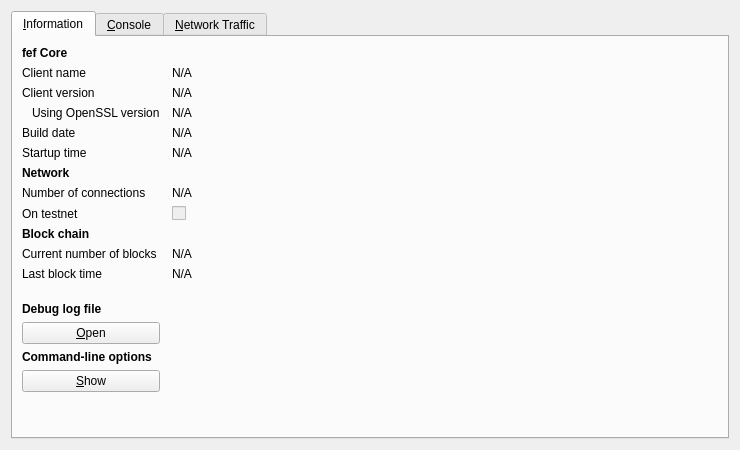
<?xml version="1.0" encoding="UTF-8"?>
<ui version="4.0">
 <class>RPCConsole</class>
 <widget class="QDialog" name="RPCConsole">
  <property name="geometry">
   <rect>
    <x>0</x>
    <y>0</y>
    <width>740</width>
    <height>450</height>
   </rect>
  </property>
  <property name="windowTitle">
   <string>fef - Debug window</string>
  </property>
  <layout class="QVBoxLayout" name="verticalLayout_2">
   <item>
    <widget class="QTabWidget" name="tabWidget">
     <property name="currentIndex">
      <number>0</number>
     </property>
     <widget class="QWidget" name="tab_info">
      <attribute name="title">
       <string>&amp;Information</string>
      </attribute>
      <layout class="QGridLayout" name="gridLayout" columnstretch="0,1">
       <property name="horizontalSpacing">
        <number>12</number>
       </property>
       <item row="0" column="0">
        <widget class="QLabel" name="label_9">
         <property name="font">
          <font>
           <weight>75</weight>
           <bold>true</bold>
          </font>
         </property>
         <property name="text">
          <string>fef Core</string>
         </property>
        </widget>
       </item>
       <item row="1" column="0">
        <widget class="QLabel" name="label_5">
         <property name="text">
          <string>Client name</string>
         </property>
        </widget>
       </item>
       <item row="1" column="1">
        <widget class="QLabel" name="clientName">
         <property name="cursor">
          <cursorShape>IBeamCursor</cursorShape>
         </property>
         <property name="text">
          <string>N/A</string>
         </property>
         <property name="textFormat">
          <enum>Qt::PlainText</enum>
         </property>
         <property name="textInteractionFlags">
          <set>Qt::LinksAccessibleByMouse|Qt::TextSelectableByKeyboard|Qt::TextSelectableByMouse</set>
         </property>
        </widget>
       </item>
       <item row="2" column="0">
        <widget class="QLabel" name="label_6">
         <property name="text">
          <string>Client version</string>
         </property>
        </widget>
       </item>
       <item row="2" column="1">
        <widget class="QLabel" name="clientVersion">
         <property name="cursor">
          <cursorShape>IBeamCursor</cursorShape>
         </property>
         <property name="text">
          <string>N/A</string>
         </property>
         <property name="textFormat">
          <enum>Qt::PlainText</enum>
         </property>
         <property name="textInteractionFlags">
          <set>Qt::LinksAccessibleByMouse|Qt::TextSelectableByKeyboard|Qt::TextSelectableByMouse</set>
         </property>
        </widget>
       </item>
       <item row="3" column="0">
        <widget class="QLabel" name="label_14">
         <property name="text">
          <string>Using OpenSSL version</string>
         </property>
         <property name="indent">
          <number>10</number>
         </property>
        </widget>
       </item>
       <item row="3" column="1">
        <widget class="QLabel" name="openSSLVersion">
         <property name="cursor">
          <cursorShape>IBeamCursor</cursorShape>
         </property>
         <property name="text">
          <string>N/A</string>
         </property>
         <property name="textFormat">
          <enum>Qt::PlainText</enum>
         </property>
         <property name="textInteractionFlags">
          <set>Qt::LinksAccessibleByMouse|Qt::TextSelectableByKeyboard|Qt::TextSelectableByMouse</set>
         </property>
        </widget>
       </item>
       <item row="4" column="0">
        <widget class="QLabel" name="label_12">
         <property name="text">
          <string>Build date</string>
         </property>
        </widget>
       </item>
       <item row="4" column="1">
        <widget class="QLabel" name="buildDate">
         <property name="cursor">
          <cursorShape>IBeamCursor</cursorShape>
         </property>
         <property name="text">
          <string>N/A</string>
         </property>
         <property name="textFormat">
          <enum>Qt::PlainText</enum>
         </property>
         <property name="textInteractionFlags">
          <set>Qt::LinksAccessibleByMouse|Qt::TextSelectableByKeyboard|Qt::TextSelectableByMouse</set>
         </property>
        </widget>
       </item>
       <item row="5" column="0">
        <widget class="QLabel" name="label_13">
         <property name="text">
          <string>Startup time</string>
         </property>
        </widget>
       </item>
       <item row="5" column="1">
        <widget class="QLabel" name="startupTime">
         <property name="cursor">
          <cursorShape>IBeamCursor</cursorShape>
         </property>
         <property name="text">
          <string>N/A</string>
         </property>
         <property name="textFormat">
          <enum>Qt::PlainText</enum>
         </property>
         <property name="textInteractionFlags">
          <set>Qt::LinksAccessibleByMouse|Qt::TextSelectableByKeyboard|Qt::TextSelectableByMouse</set>
         </property>
        </widget>
       </item>
       <item row="6" column="0">
        <widget class="QLabel" name="label_11">
         <property name="font">
          <font>
           <weight>75</weight>
           <bold>true</bold>
          </font>
         </property>
         <property name="text">
          <string>Network</string>
         </property>
        </widget>
       </item>
       <item row="7" column="0">
        <widget class="QLabel" name="label_7">
         <property name="text">
          <string>Number of connections</string>
         </property>
        </widget>
       </item>
       <item row="7" column="1">
        <widget class="QLabel" name="numberOfConnections">
         <property name="cursor">
          <cursorShape>IBeamCursor</cursorShape>
         </property>
         <property name="text">
          <string>N/A</string>
         </property>
         <property name="textFormat">
          <enum>Qt::PlainText</enum>
         </property>
         <property name="textInteractionFlags">
          <set>Qt::LinksAccessibleByMouse|Qt::TextSelectableByKeyboard|Qt::TextSelectableByMouse</set>
         </property>
        </widget>
       </item>
       <item row="8" column="0">
        <widget class="QLabel" name="label_8">
         <property name="text">
          <string>On testnet</string>
         </property>
        </widget>
       </item>
       <item row="8" column="1">
        <widget class="QCheckBox" name="isTestNet">
         <property name="enabled">
          <bool>false</bool>
         </property>
         <property name="text">
          <string/>
         </property>
        </widget>
       </item>
       <item row="9" column="0">
        <widget class="QLabel" name="label_10">
         <property name="font">
          <font>
           <weight>75</weight>
           <bold>true</bold>
          </font>
         </property>
         <property name="text">
          <string>Block chain</string>
         </property>
        </widget>
       </item>
       <item row="10" column="0">
        <widget class="QLabel" name="label_3">
         <property name="text">
          <string>Current number of blocks</string>
         </property>
        </widget>
       </item>
       <item row="10" column="1">
        <widget class="QLabel" name="numberOfBlocks">
         <property name="cursor">
          <cursorShape>IBeamCursor</cursorShape>
         </property>
         <property name="text">
          <string>N/A</string>
         </property>
         <property name="textFormat">
          <enum>Qt::PlainText</enum>
         </property>
         <property name="textInteractionFlags">
          <set>Qt::LinksAccessibleByMouse|Qt::TextSelectableByKeyboard|Qt::TextSelectableByMouse</set>
         </property>
        </widget>
       </item>
       <item row="11" column="0">
        <widget class="QLabel" name="label_2">
         <property name="text">
          <string>Last block time</string>
         </property>
        </widget>
       </item>
       <item row="11" column="1">
        <widget class="QLabel" name="lastBlockTime">
         <property name="cursor">
          <cursorShape>IBeamCursor</cursorShape>
         </property>
         <property name="text">
          <string>N/A</string>
         </property>
         <property name="textFormat">
          <enum>Qt::PlainText</enum>
         </property>
         <property name="textInteractionFlags">
          <set>Qt::LinksAccessibleByMouse|Qt::TextSelectableByKeyboard|Qt::TextSelectableByMouse</set>
         </property>
        </widget>
       </item>
       <item row="12" column="0">
        <spacer name="verticalSpacer_2">
         <property name="orientation">
          <enum>Qt::Vertical</enum>
         </property>
         <property name="sizeHint" stdset="0">
          <size>
           <width>20</width>
           <height>20</height>
          </size>
         </property>
        </spacer>
       </item>
       <item row="13" column="0">
        <widget class="QLabel" name="labelDebugLogfile">
         <property name="font">
          <font>
           <weight>75</weight>
           <bold>true</bold>
          </font>
         </property>
         <property name="text">
          <string>Debug log file</string>
         </property>
        </widget>
       </item>
       <item row="14" column="0">
        <widget class="QPushButton" name="openDebugLogfileButton">
         <property name="toolTip">
          <string>Open the fef debug log file from the current data directory. This can take a few seconds for large log files.</string>
         </property>
         <property name="text">
          <string>&amp;Open</string>
         </property>
         <property name="autoDefault">
          <bool>false</bool>
         </property>
        </widget>
       </item>
       <item row="15" column="0">
        <widget class="QLabel" name="labelCLOptions">
         <property name="font">
          <font>
           <weight>75</weight>
           <bold>true</bold>
          </font>
         </property>
         <property name="text">
          <string>Command-line options</string>
         </property>
        </widget>
       </item>
       <item row="16" column="0">
        <widget class="QPushButton" name="showCLOptionsButton">
         <property name="toolTip">
          <string>Show the fef help message to get a list with possible fef command-line options.</string>
         </property>
         <property name="text">
          <string>&amp;Show</string>
         </property>
         <property name="autoDefault">
          <bool>false</bool>
         </property>
        </widget>
       </item>
       <item row="17" column="0">
        <spacer name="verticalSpacer">
         <property name="orientation">
          <enum>Qt::Vertical</enum>
         </property>
         <property name="sizeHint" stdset="0">
          <size>
           <width>20</width>
           <height>40</height>
          </size>
         </property>
        </spacer>
       </item>
      </layout>
     </widget>
     <widget class="QWidget" name="tab_console">
      <attribute name="title">
       <string>&amp;Console</string>
      </attribute>
      <layout class="QVBoxLayout" name="verticalLayout_3">
       <property name="spacing">
        <number>3</number>
       </property>
       <item>
        <widget class="QTextEdit" name="messagesWidget">
         <property name="minimumSize">
          <size>
           <width>0</width>
           <height>100</height>
          </size>
         </property>
         <property name="readOnly">
          <bool>true</bool>
         </property>
         <property name="tabKeyNavigation" stdset="0">
          <bool>false</bool>
         </property>
         <property name="columnCount" stdset="0">
          <number>2</number>
         </property>
        </widget>
       </item>
       <item>
        <layout class="QHBoxLayout" name="horizontalLayout">
         <property name="spacing">
          <number>3</number>
         </property>
         <item>
          <widget class="QLabel" name="label">
           <property name="text">
            <string notr="true">&gt;</string>
           </property>
          </widget>
         </item>
         <item>
          <widget class="QLineEdit" name="lineEdit"/>
         </item>
         <item>
          <widget class="QPushButton" name="clearButton">
           <property name="maximumSize">
            <size>
             <width>24</width>
             <height>24</height>
            </size>
           </property>
           <property name="toolTip">
            <string>Clear console</string>
           </property>
           <property name="text">
            <string/>
           </property>
           <property name="icon">
            <iconset resource="../bitcoin.qrc">
             <normaloff>:/icons/remove</normaloff>:/icons/remove</iconset>
           </property>
           <property name="shortcut">
            <string notr="true">Ctrl+L</string>
           </property>
           <property name="autoDefault">
            <bool>false</bool>
           </property>
          </widget>
         </item>
        </layout>
       </item>
      </layout>
     </widget>
     <widget class="QWidget" name="tab">
      <attribute name="title">
       <string>&amp;Network Traffic</string>
      </attribute>
      <layout class="QHBoxLayout" name="horizontalLayout_3">
       <item>
        <layout class="QVBoxLayout" name="verticalLayout_4">
         <item>
          <widget class="TrafficGraphWidget" name="trafficGraph" native="true">
           <property name="sizePolicy">
            <sizepolicy hsizetype="Expanding" vsizetype="Expanding">
             <horstretch>0</horstretch>
             <verstretch>0</verstretch>
            </sizepolicy>
           </property>
          </widget>
         </item>
         <item>
          <layout class="QHBoxLayout" name="horizontalLayout_2">
           <item>
            <widget class="QSlider" name="sldGraphRange">
             <property name="minimum">
              <number>1</number>
             </property>
             <property name="maximum">
              <number>288</number>
             </property>
             <property name="pageStep">
              <number>12</number>
             </property>
             <property name="value">
              <number>6</number>
             </property>
             <property name="orientation">
              <enum>Qt::Horizontal</enum>
             </property>
            </widget>
           </item>
           <item>
            <widget class="QLabel" name="lblGraphRange">
             <property name="minimumSize">
              <size>
               <width>100</width>
               <height>0</height>
              </size>
             </property>
             <property name="alignment">
              <set>Qt::AlignCenter</set>
             </property>
            </widget>
           </item>
           <item>
            <widget class="QPushButton" name="btnClearTrafficGraph">
             <property name="text">
              <string>&amp;Clear</string>
             </property>
            </widget>
           </item>
          </layout>
         </item>
        </layout>
       </item>
       <item>
        <layout class="QVBoxLayout" name="verticalLayout">
         <item>
          <widget class="QGroupBox" name="groupBox">
           <property name="title">
            <string>Totals</string>
           </property>
           <layout class="QVBoxLayout" name="verticalLayout_5">
            <item>
             <layout class="QHBoxLayout" name="horizontalLayout_4">
              <item>
               <widget class="Line" name="line">
                <property name="sizePolicy">
                 <sizepolicy hsizetype="Fixed" vsizetype="Fixed">
                  <horstretch>0</horstretch>
                  <verstretch>0</verstretch>
                 </sizepolicy>
                </property>
                <property name="minimumSize">
                 <size>
                  <width>10</width>
                  <height>0</height>
                 </size>
                </property>
                <property name="palette">
                 <palette>
                  <active>
                   <colorrole role="Light">
                    <brush brushstyle="SolidPattern">
                     <color alpha="255">
                      <red>0</red>
                      <green>255</green>
                      <blue>0</blue>
                     </color>
                    </brush>
                   </colorrole>
                  </active>
                  <inactive>
                   <colorrole role="Light">
                    <brush brushstyle="SolidPattern">
                     <color alpha="255">
                      <red>0</red>
                      <green>255</green>
                      <blue>0</blue>
                     </color>
                    </brush>
                   </colorrole>
                  </inactive>
                  <disabled>
                   <colorrole role="Light">
                    <brush brushstyle="SolidPattern">
                     <color alpha="255">
                      <red>0</red>
                      <green>255</green>
                      <blue>0</blue>
                     </color>
                    </brush>
                   </colorrole>
                  </disabled>
                 </palette>
                </property>
                <property name="orientation">
                 <enum>Qt::Horizontal</enum>
                </property>
               </widget>
              </item>
              <item>
               <widget class="QLabel" name="label_16">
                <property name="text">
                 <string>In:</string>
                </property>
               </widget>
              </item>
              <item>
               <widget class="QLabel" name="lblBytesIn">
                <property name="minimumSize">
                 <size>
                  <width>50</width>
                  <height>0</height>
                 </size>
                </property>
                <property name="alignment">
                 <set>Qt::AlignRight|Qt::AlignTrailing|Qt::AlignVCenter</set>
                </property>
               </widget>
              </item>
             </layout>
            </item>
            <item>
             <layout class="QHBoxLayout" name="horizontalLayout_5">
              <item>
               <widget class="Line" name="line_2">
                <property name="sizePolicy">
                 <sizepolicy hsizetype="Fixed" vsizetype="Fixed">
                  <horstretch>0</horstretch>
                  <verstretch>0</verstretch>
                 </sizepolicy>
                </property>
                <property name="minimumSize">
                 <size>
                  <width>10</width>
                  <height>0</height>
                 </size>
                </property>
                <property name="palette">
                 <palette>
                  <active>
                   <colorrole role="Light">
                    <brush brushstyle="SolidPattern">
                     <color alpha="255">
                      <red>255</red>
                      <green>0</green>
                      <blue>0</blue>
                     </color>
                    </brush>
                   </colorrole>
                  </active>
                  <inactive>
                   <colorrole role="Light">
                    <brush brushstyle="SolidPattern">
                     <color alpha="255">
                      <red>255</red>
                      <green>0</green>
                      <blue>0</blue>
                     </color>
                    </brush>
                   </colorrole>
                  </inactive>
                  <disabled>
                   <colorrole role="Light">
                    <brush brushstyle="SolidPattern">
                     <color alpha="255">
                      <red>255</red>
                      <green>0</green>
                      <blue>0</blue>
                     </color>
                    </brush>
                   </colorrole>
                  </disabled>
                 </palette>
                </property>
                <property name="orientation">
                 <enum>Qt::Horizontal</enum>
                </property>
               </widget>
              </item>
              <item>
               <widget class="QLabel" name="label_17">
                <property name="text">
                 <string>Out:</string>
                </property>
               </widget>
              </item>
              <item>
               <widget class="QLabel" name="lblBytesOut">
                <property name="minimumSize">
                 <size>
                  <width>50</width>
                  <height>0</height>
                 </size>
                </property>
                <property name="alignment">
                 <set>Qt::AlignRight|Qt::AlignTrailing|Qt::AlignVCenter</set>
                </property>
               </widget>
              </item>
             </layout>
            </item>
            <item>
             <spacer name="verticalSpacer_4">
              <property name="orientation">
               <enum>Qt::Vertical</enum>
              </property>
              <property name="sizeHint" stdset="0">
               <size>
                <width>20</width>
                <height>407</height>
               </size>
              </property>
             </spacer>
            </item>
           </layout>
          </widget>
         </item>
        </layout>
       </item>
      </layout>
     </widget>
    </widget>
   </item>
  </layout>
 </widget>
 <customwidgets>
  <customwidget>
   <class>TrafficGraphWidget</class>
   <extends>QWidget</extends>
   <header>trafficgraphwidget.h</header>
   <container>1</container>
   <slots>
    <slot>clear()</slot>
   </slots>
  </customwidget>
 </customwidgets>
 <resources>
  <include location="../bitcoin.qrc"/>
 </resources>
 <connections/>
</ui>
